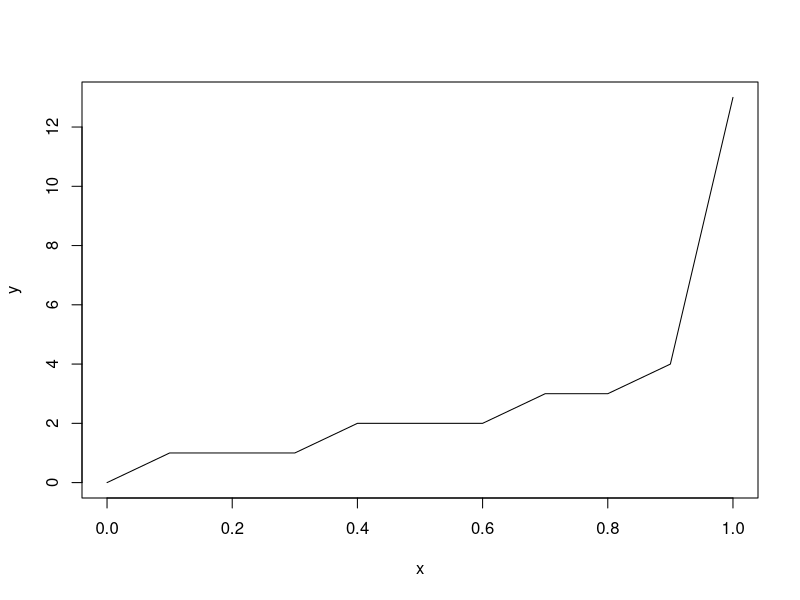

Write the R code that produced this figure.
qbinom(0.8419226, size = 13, prob = 1 / 6) 
x <- seq(0, 1, by = 0.1) 
y <- qbinom(x, size = 13, prob = 1 / 6) 
plot(x, y, type = 'l')
